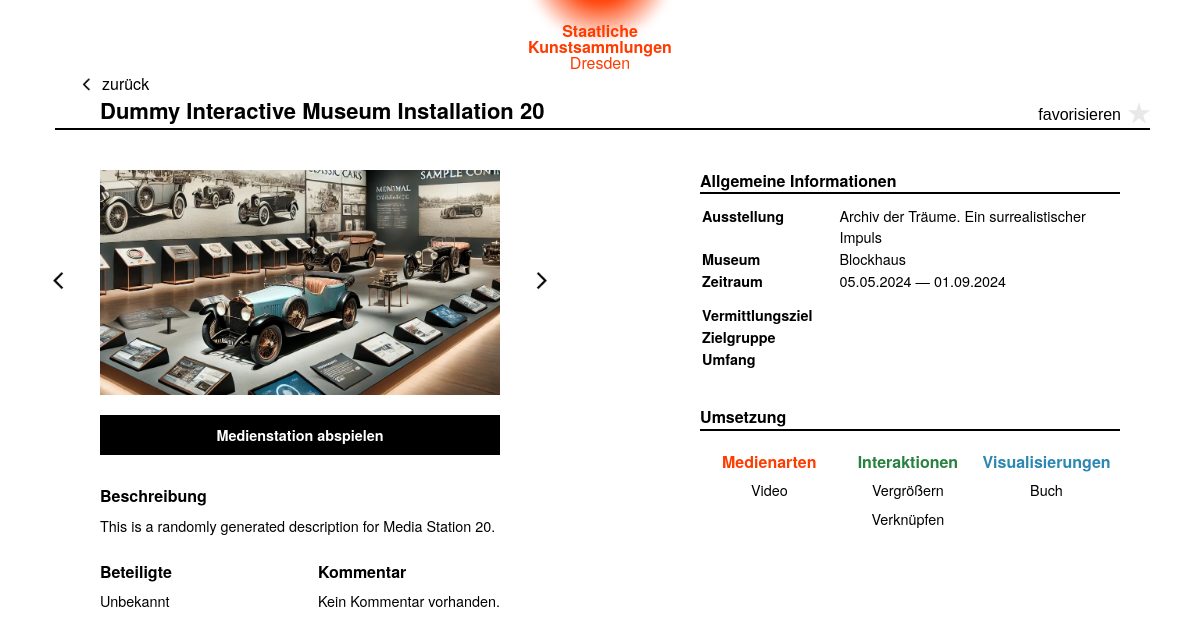
The app's page /mediastations/24 with its own data.
### models.py (models this page shows)
class MediaStation(db.Model, SerializerMixin):
    __tablename__ = 'mediastation'
    id = db.Column(db.Integer, primary_key=True)
    title = db.Column(db.Text, nullable=False)
    description = db.Column(db.Text)
    image_urls = db.Column(JSON, default=list)
    path_to_exec = db.Column(db.Text)
    exhibition_id = db.Column(db.Integer, db.ForeignKey('exhibition.id'), nullable=True)
    media_types = db.relationship('MediaType', secondary=media_type_association, backref=db.backref('mediastation', lazy=True))
    interactions = db.relationship('Interaction', secondary=interaction_association, backref=db.backref('mediastation', lazy=True))
    visualizations = db.relationship('Visualization', secondary=visualization_association, backref=db.backref('mediastation', lazy=True))

class Exhibition(db.Model, SerializerMixin):
    __tablename__ = 'exhibition'
    id = db.Column(db.Integer, primary_key=True)
    title = db.Column(db.Text, nullable=False)
    start_date = db.Column(db.Text)
    end_date = db.Column(db.Text)
    location = db.Column(db.Text)
    trailer = db.Column(db.Text)
    mediastations = db.relationship('MediaStation', backref='exhibition', lazy=True)

class MediaType(db.Model, SerializerMixin):
    id = db.Column(db.Integer, primary_key=True)
    name = db.Column(db.Text, nullable=False)

class Interaction(db.Model, SerializerMixin):
    id = db.Column(db.Integer, primary_key=True)
    name = db.Column(db.Text, nullable=False)

class Visualization(db.Model, SerializerMixin):
    id = db.Column(db.Integer, primary_key=True)
    name = db.Column(db.Text, nullable=False)

### routes.py (the view)
    @app.route("/mediastations/<id>")
    def get_mediastation(id):
        mediastation = MediaStation.query.get(id)
        exhibition = Exhibition.query.get(mediastation.exhibition_id)
        media_types = db.session.query(MediaType).join(MediaStation.media_types).filter(MediaStation.id == id).all()
        interactions = db.session.query(Interaction).join(MediaStation.interactions).filter(MediaStation.id == id).all()
        visualizations = db.session.query(Visualization).join(MediaStation.visualizations).filter(MediaStation.id == id).all()
        return render_template("mediastation.html", mediastation=mediastation, id=id, exhibition=exhibition, mediatypes=media_types, interactions=interactions, visualizations=visualizations)

### templates/mediastation.html (shortened to what this page needs)
{% extends 'base.html' %} {% block title %} Interaktive Museumsinstallation {% endblock %} {% block content %}
<div class="ms-container">
  <div class="ms-header">
    <div class="first-row btn-before"><a href="{{ url_for('index') }}" id="go-back" class="nav-btn btn-back">zurück</a></div>
    <div class="second-row">
      <h1>{{ mediastation.title }}</h1>
      <button class="pointer" id="favorize">
        favorisieren<svg id="icon-fav" class="icon pointer"><use href="{{ url_for('static', filename='svg/icons.svg') }}#icon-fav"></use></svg>
      </button>
    </div>
  </div>
  <div id="js-book-page" class="ms-book fade-in">
    <div class="ms-book-page-one">
      <div class="slider-control">
        <div class="slider-container ms-image">
          <div id="js-slider" class="slider-wrapper notransition" data-value="">
            {% for image in mediastation.image_urls %}
            <div class="slide">
              <a href="{{ url_for('get_mediastation_images', id=mediastation.id, idx=loop.index-1) }}"><img class="" src="{{ url_for('get_image', img=image) }}" alt="{{mediastation.title}}" /></a>
            </div>
            {% endfor %}
          </div>
        </div>
        <button class="slider-button prev">
          <svg id="icon-arrow-left" class="icon pointer"><use href="{{ url_for('static', filename='svg/icons.svg') }}#icon-arrow-left"></use></svg>
        </button>
        <button class="slider-button next">
          <svg id="icon-arrow-right" class="icon pointer"><use href="{{ url_for('static', filename='svg/icons.svg') }}#icon-arrow-left"></use></svg>
        </button>
      </div>
      <div class="ms-play"><a href="{{ url_for('get_media', id=mediastation.id) }}" class="ms-play-btn bold">Medienstation abspielen</a></div>
      <div class="ms-description pb-25">
        <h2>Beschreibung</h2>
        <p>{% if mediastation.description %} {{ mediastation.description }} {% endif %}</p>
      </div>
      <div class="ms-wrapper">
        <div class="ms-involved">
          <h2>Beteiligte</h2>
          <ul>
            {% if mediastation.involved %}
            <li></li>
            {% else %}
            <li>Unbekannt</li>
            {% endif%}
          </ul>
        </div>
        <div class="ms-comment">
          <h2>Kommentar</h2>
          {% if mediastation.comments %}
          <p></p>
          {% else %}
          <p>Kein Kommentar vorhanden.</p>
          {% endif%}
        </div>
      </div>
    </div>
    <div class="ms-book-page-two">
      <div class="ms-general pb-25">
        <h2>Allgemeine Informationen</h2>
        <table class="ms-inf">
          <tr>
            <th>Ausstellung</th>
            <td>{{ exhibition.title }}</td>
          </tr>
          <tr>
            <th>Museum</th>
            <td>{{ exhibition.location }}</td>
          </tr>
          <tr>
            <th>Zeitraum</th>
            <td>{{ exhibition.start_date[8:10] }}.{{ exhibition.start_date[5:7] }}.{{ exhibition.start_date[:4] }} &horbar; {{ exhibition.end_date[8:10] }}.{{ exhibition.end_date[5:7] }}.{{ exhibition.end_date[:4] }}</td>
          </tr>
          <tr>
            <td colspan="2" style="height: 10px"></td>
          </tr>
          <tr>
            <th>Vermittlungsziel</th>
            <td>{{ mediastation.goal }}</td>
          </tr>
          <tr>
            <th>Zielgruppe</th>
            <td>{{ mediastation.target }}</td>
          </tr>
          <tr>
            <th>Umfang</th>
            <td>{{ mediastation.scope }}</td>
          </tr>
        </table>
      </div>
      <div class="ms-media pb-25">
        <h2>Umsetzung</h2>
        <div id="js-filter-link" class="ms-wrapper-no-overflow">
          <div class="ms-media-col">
            <h3 class="c-r">Medienarten</h3>
            <ul>
              {% for mt in mediatypes %}
              <li class="realization" data-tooltip="danach Filtern:" data-type="media_type"><a href="{{ url_for('index') }}">{{ mt.name }}</a></li>
              {% endfor %}
            </ul>
          </div>
          <div class="ms-media-col">
            <h3 class="c-g">Interaktionen</h3>
            <ul>
              {% for it in interactions %}
              <div class="realization-tooltip">
                <li class="realization" data-tooltip="danach Filtern:" data-type="interaction_type"><a href="{{ url_for('index') }}">{{ it.name }}</a></li>
              </div>
              {% endfor %}
            </ul>
          </div>
          <div class="ms-media-col">
            <h3 class="c-b">Visualisierungen</h3>
            <ul>
              {% for viz in visualizations %}
              <li class="realization" data-tooltip="danach Filtern:" data-type="visualization_type"><a href="{{ url_for('index') }}">{{ viz.name }}</a></li>
              {% endfor %}
            </ul>
          </div>
        </div>
      </div>
    </div>
  </div>
</div>
{% endblock %}

### records on screen
MediaStation: title "Dummy Interactive Museum Installation 20", description "This is a randomly generated description for Media Station 20."
Exhibition: title "Archiv der Träume. Ein surrealistischer Impuls", location "Blockhaus", start_date "05", start_date "2024", end_date "01", end_date "09", end_date "2024"
MediaType: name "Video"
Interaction: name "Vergrößern"
Interaction: name "Verknüpfen"
Visualization: name "Buch"
